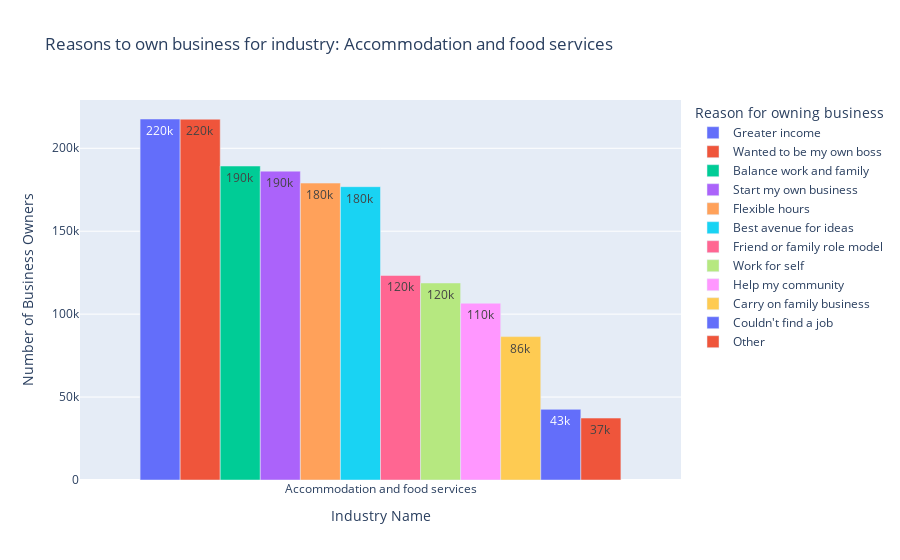
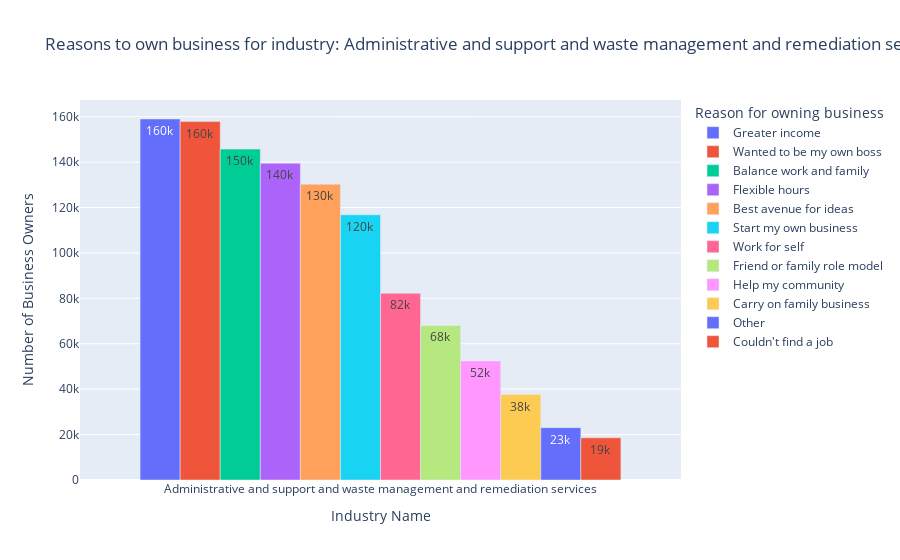
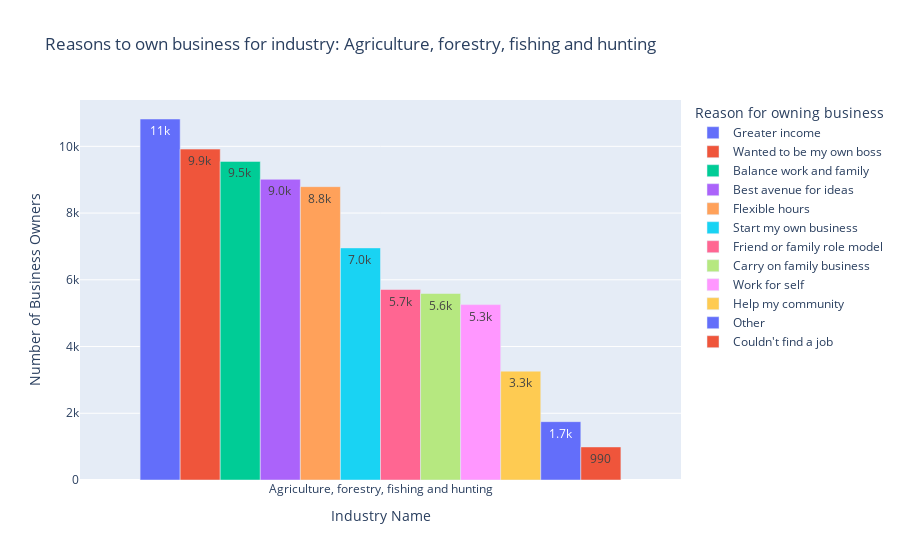
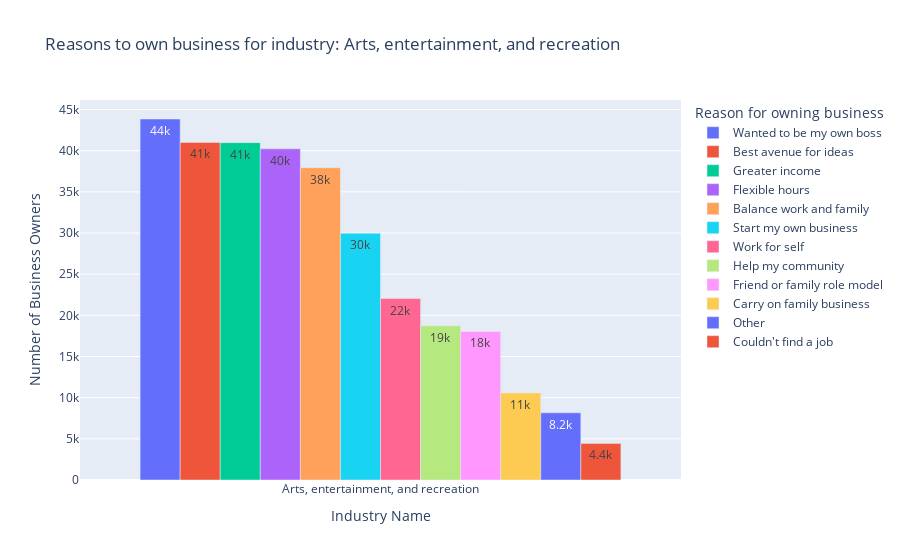

These figures' notebook cell, in order:
### Code cell
#plot each industry as its own bar chart
cols = df.columns
print(type(cols))

cols_list = [x for x in cols]
count = 0

for i in df.index:
    tempdf = df[df.index == i]
    #print(type(tempdf))
    tempdf=tempdf.sort_values(by=i,axis=1,ascending=False)
    #print(tempdf)
    fig = px.bar(tempdf, title=f"Reasons to own business for industry: {i}",text_auto = '.2s',barmode='group', 
                 labels={"NAICS2017_LABEL":"Industry Name", "OWNCHAR_LABEL":"Reason for owning business","value":"Number of Business Owners"})
    # fig.update_layout(barmode='group', xaxis={'categoryorder':'total descending'})
    if(count < 3):
        filename = "../images/ReasonToOwnBusinessSingle"
        filename = filename + str(count) + ".png"
        #fig.write_image(filename,format='png',engine='kaleido')
    count +=1
    fig.show()

### Figure 1 — Plotly figure (JSON) as saved in the notebook; plotly's stock layout.template omitted (floating-point values rounded to 4 significant figures)
{"data": [{"alignmentgroup": "True", "hovertemplate": "Reason for owning business=Greater income<br>Industry Name=%{x}<br>Number of Business Owners=%{y}<extra></extra>", "legendgroup": "Greater income", "marker": {"color": "#636efa", "pattern": {"shape": ""}}, "name": "Greater income", "offsetgroup": "Greater income", "orientation": "v", "showlegend": true, "textposition": "auto", "texttemplate": "%{y:.2s}", "type": "bar", "x": ["Accommodation and food services"], "xaxis": "x", "y": [217657], "yaxis": "y"}, {"alignmentgroup": "True", "hovertemplate": "Reason for owning business=Wanted to be my own boss<br>Industry Name=%{x}<br>Number of Business Owners=%{y}<extra></extra>", "legendgroup": "Wanted to be my own boss", "marker": {"color": "#EF553B", "pattern": {"shape": ""}}, "name": "Wanted to be my own boss", "offsetgroup": "Wanted to be my own boss", "orientation": "v", "showlegend": true, "textposition": "auto", "texttemplate": "%{y:.2s}", "type": "bar", "x": ["Accommodation and food services"], "xaxis": "x", "y": [217539], "yaxis": "y"}, {"alignmentgroup": "True", "hovertemplate": "Reason for owning business=Balance work and family<br>Industry Name=%{x}<br>Number of Business Owners=%{y}<extra></extra>", "legendgroup": "Balance work and family", "marker": {"color": "#00cc96", "pattern": {"shape": ""}}, "name": "Balance work and family", "offsetgroup": "Balance work and family", "orientation": "v", "showlegend": true, "textposition": "auto", "texttemplate": "%{y:.2s}", "type": "bar", "x": ["Accommodation and food services"], "xaxis": "x", "y": [189302], "yaxis": "y"}, {"alignmentgroup": "True", "hovertemplate": "Reason for owning business=Start my own business<br>Industry Name=%{x}<br>Number of Business Owners=%{y}<extra></extra>", "legendgroup": "Start my own business", "marker": {"color": "#ab63fa", "pattern": {"shape": ""}}, "name": "Start my own business", "offsetgroup": "Start my own business", "orientation": "v", "showlegend": true, "textposition": "auto", "texttemplate": "%{y:.2s}", "type": "bar", "x": ["Accommodation and food services"], "xaxis": "x", "y": [186227], "yaxis": "y"}, {"alignmentgroup": "True", "hovertemplate": "Reason for owning business=Flexible hours<br>Industry Name=%{x}<br>Number of Business Owners=%{y}<extra></extra>", "legendgroup": "Flexible hours", "marker": {"color": "#FFA15A", "pattern": {"shape": ""}}, "name": "Flexible hours", "offsetgroup": "Flexible hours", "orientation": "v", "showlegend": true, "textposition": "auto", "texttemplate": "%{y:.2s}", "type": "bar", "x": ["Accommodation and food services"], "xaxis": "x", "y": [179016], "yaxis": "y"}, {"alignmentgroup": "True", "hovertemplate": "Reason for owning business=Best avenue for ideas<br>Industry Name=%{x}<br>Number of Business Owners=%{y}<extra></extra>", "legendgroup": "Best avenue for ideas", "marker": {"color": "#19d3f3", "pattern": {"shape": ""}}, "name": "Best avenue for ideas", "offsetgroup": "Best avenue for ideas", "orientation": "v", "showlegend": true, "textposition": "auto", "texttemplate": "%{y:.2s}", "type": "bar", "x": ["Accommodation and food services"], "xaxis": "x", "y": [176850], "yaxis": "y"}, {"alignmentgroup": "True", "hovertemplate": "Reason for owning business=Friend or family role model<br>Industry Name=%{x}<br>Number of Business Owners=%{y}<extra></extra>", "legendgroup": "Friend or family role model", "marker": {"color": "#FF6692", "pattern": {"shape": ""}}, "name": "Friend or family role model", "offsetgroup": "Friend or family role model", "orientation": "v", "showlegend": true, "textposition": "auto", "texttemplate": "%{y:.2s}", "type": "bar", "x": ["Accommodation and food services"], "xaxis": "x", "y": [123323], "yaxis": "y"}, {"alignmentgroup": "True", "hovertemplate": "Reason for owning business=Work for self<br>Industry Name=%{x}<br>Number of Business Owners=%{y}<extra></extra>", "legendgroup": "Work for self", "marker": {"color": "#B6E880", "pattern": {"shape": ""}}, "name": "Work for self", "offsetgroup": "Work for self", "orientation": "v", "showlegend": true, "textposition": "auto", "texttemplate": "%{y:.2s}", "type": "bar", "x": ["Accommodation and food services"], "xaxis": "x", "y": [118796], "yaxis": "y"}, {"alignmentgroup": "True", "hovertemplate": "Reason for owning business=Help my community<br>Industry Name=%{x}<br>Number of Business Owners=%{y}<extra></extra>", "legendgroup": "Help my community", "marker": {"color": "#FF97FF", "pattern": {"shape": ""}}, "name": "Help my community", "offsetgroup": "Help my community", "orientation": "v", "showlegend": true, "textposition": "auto", "texttemplate": "%{y:.2s}", "type": "bar", "x": ["Accommodation and food services"], "xaxis": "x", "y": [106602], "yaxis": "y"}, {"alignmentgroup": "True", "hovertemplate": "Reason for owning business=Carry on family business<br>Industry Name=%{x}<br>Number of Business Owners=%{y}<extra></extra>", "legendgroup": "Carry on family business", "marker": {"color": "#FECB52", "pattern": {"shape": ""}}, "name": "Carry on family business", "offsetgroup": "Carry on family business", "orientation": "v", "showlegend": true, "textposition": "auto", "texttemplate": "%{y:.2s}", "type": "bar", "x": ["Accommodation and food services"], "xaxis": "x", "y": [86454], "yaxis": "y"}, {"alignmentgroup": "True", "hovertemplate": "Reason for owning business=Couldn't find a job<br>Industry Name=%{x}<br>Number of Business Owners=%{y}<extra></extra>", "legendgroup": "Couldn't find a job", "marker": {"color": "#636efa", "pattern": {"shape": ""}}, "name": "Couldn't find a job", "offsetgroup": "Couldn't find a job", "orientation": "v", "showlegend": true, "textposition": "auto", "texttemplate": "%{y:.2s}", "type": "bar", "x": ["Accommodation and food services"], "xaxis": "x", "y": [42601], "yaxis": "y"}, {"alignmentgroup": "True", "hovertemplate": "Reason for owning business=Other<br>Industry Name=%{x}<br>Number of Business Owners=%{y}<extra></extra>", "legendgroup": "Other", "marker": {"color": "#EF553B", "pattern": {"shape": ""}}, "name": "Other", "offsetgroup": "Other", "orientation": "v", "showlegend": true, "textposition": "auto", "texttemplate": "%{y:.2s}", "type": "bar", "x": ["Accommodation and food services"], "xaxis": "x", "y": [37342], "yaxis": "y"}], "layout": {"barmode": "group", "legend": {"title": {"text": "Reason for owning business"}, "tracegroupgap": 0}, "title": {"text": "Reasons to own business for industry: Accommodation and food services"}, "xaxis": {"anchor": "y", "domain": [0, 1], "title": {"text": "Industry Name"}}, "yaxis": {"anchor": "x", "domain": [0, 1], "title": {"text": "Number of Business Owners"}}}}

### Figure 2 — Plotly figure (JSON) as saved in the notebook; plotly's stock layout.template omitted (floating-point values rounded to 4 significant figures)
{"data": [{"alignmentgroup": "True", "hovertemplate": "Reason for owning business=Greater income<br>Industry Name=%{x}<br>Number of Business Owners=%{y}<extra></extra>", "legendgroup": "Greater income", "marker": {"color": "#636efa", "pattern": {"shape": ""}}, "name": "Greater income", "offsetgroup": "Greater income", "orientation": "v", "showlegend": true, "textposition": "auto", "texttemplate": "%{y:.2s}", "type": "bar", "x": ["Administrative and support and waste management and remediation services"], "xaxis": "x", "y": [158977], "yaxis": "y"}, {"alignmentgroup": "True", "hovertemplate": "Reason for owning business=Wanted to be my own boss<br>Industry Name=%{x}<br>Number of Business Owners=%{y}<extra></extra>", "legendgroup": "Wanted to be my own boss", "marker": {"color": "#EF553B", "pattern": {"shape": ""}}, "name": "Wanted to be my own boss", "offsetgroup": "Wanted to be my own boss", "orientation": "v", "showlegend": true, "textposition": "auto", "texttemplate": "%{y:.2s}", "type": "bar", "x": ["Administrative and support and waste management and remediation services"], "xaxis": "x", "y": [157823], "yaxis": "y"}, {"alignmentgroup": "True", "hovertemplate": "Reason for owning business=Balance work and family<br>Industry Name=%{x}<br>Number of Business Owners=%{y}<extra></extra>", "legendgroup": "Balance work and family", "marker": {"color": "#00cc96", "pattern": {"shape": ""}}, "name": "Balance work and family", "offsetgroup": "Balance work and family", "orientation": "v", "showlegend": true, "textposition": "auto", "texttemplate": "%{y:.2s}", "type": "bar", "x": ["Administrative and support and waste management and remediation services"], "xaxis": "x", "y": [145728], "yaxis": "y"}, {"alignmentgroup": "True", "hovertemplate": "Reason for owning business=Flexible hours<br>Industry Name=%{x}<br>Number of Business Owners=%{y}<extra></extra>", "legendgroup": "Flexible hours", "marker": {"color": "#ab63fa", "pattern": {"shape": ""}}, "name": "Flexible hours", "offsetgroup": "Flexible hours", "orientation": "v", "showlegend": true, "textposition": "auto", "texttemplate": "%{y:.2s}", "type": "bar", "x": ["Administrative and support and waste management and remediation services"], "xaxis": "x", "y": [139506], "yaxis": "y"}, {"alignmentgroup": "True", "hovertemplate": "Reason for owning business=Best avenue for ideas<br>Industry Name=%{x}<br>Number of Business Owners=%{y}<extra></extra>", "legendgroup": "Best avenue for ideas", "marker": {"color": "#FFA15A", "pattern": {"shape": ""}}, "name": "Best avenue for ideas", "offsetgroup": "Best avenue for ideas", "orientation": "v", "showlegend": true, "textposition": "auto", "texttemplate": "%{y:.2s}", "type": "bar", "x": ["Administrative and support and waste management and remediation services"], "xaxis": "x", "y": [130290], "yaxis": "y"}, {"alignmentgroup": "True", "hovertemplate": "Reason for owning business=Start my own business<br>Industry Name=%{x}<br>Number of Business Owners=%{y}<extra></extra>", "legendgroup": "Start my own business", "marker": {"color": "#19d3f3", "pattern": {"shape": ""}}, "name": "Start my own business", "offsetgroup": "Start my own business", "orientation": "v", "showlegend": true, "textposition": "auto", "texttemplate": "%{y:.2s}", "type": "bar", "x": ["Administrative and support and waste management and remediation services"], "xaxis": "x", "y": [116772], "yaxis": "y"}, {"alignmentgroup": "True", "hovertemplate": "Reason for owning business=Work for self<br>Industry Name=%{x}<br>Number of Business Owners=%{y}<extra></extra>", "legendgroup": "Work for self", "marker": {"color": "#FF6692", "pattern": {"shape": ""}}, "name": "Work for self", "offsetgroup": "Work for self", "orientation": "v", "showlegend": true, "textposition": "auto", "texttemplate": "%{y:.2s}", "type": "bar", "x": ["Administrative and support and waste management and remediation services"], "xaxis": "x", "y": [82224], "yaxis": "y"}, {"alignmentgroup": "True", "hovertemplate": "Reason for owning business=Friend or family role model<br>Industry Name=%{x}<br>Number of Business Owners=%{y}<extra></extra>", "legendgroup": "Friend or family role model", "marker": {"color": "#B6E880", "pattern": {"shape": ""}}, "name": "Friend or family role model", "offsetgroup": "Friend or family role model", "orientation": "v", "showlegend": true, "textposition": "auto", "texttemplate": "%{y:.2s}", "type": "bar", "x": ["Administrative and support and waste management and remediation services"], "xaxis": "x", "y": [68044], "yaxis": "y"}, {"alignmentgroup": "True", "hovertemplate": "Reason for owning business=Help my community<br>Industry Name=%{x}<br>Number of Business Owners=%{y}<extra></extra>", "legendgroup": "Help my community", "marker": {"color": "#FF97FF", "pattern": {"shape": ""}}, "name": "Help my community", "offsetgroup": "Help my community", "orientation": "v", "showlegend": true, "textposition": "auto", "texttemplate": "%{y:.2s}", "type": "bar", "x": ["Administrative and support and waste management and remediation services"], "xaxis": "x", "y": [52441], "yaxis": "y"}, {"alignmentgroup": "True", "hovertemplate": "Reason for owning business=Carry on family business<br>Industry Name=%{x}<br>Number of Business Owners=%{y}<extra></extra>", "legendgroup": "Carry on family business", "marker": {"color": "#FECB52", "pattern": {"shape": ""}}, "name": "Carry on family business", "offsetgroup": "Carry on family business", "orientation": "v", "showlegend": true, "textposition": "auto", "texttemplate": "%{y:.2s}", "type": "bar", "x": ["Administrative and support and waste management and remediation services"], "xaxis": "x", "y": [37625], "yaxis": "y"}, {"alignmentgroup": "True", "hovertemplate": "Reason for owning business=Other<br>Industry Name=%{x}<br>Number of Business Owners=%{y}<extra></extra>", "legendgroup": "Other", "marker": {"color": "#636efa", "pattern": {"shape": ""}}, "name": "Other", "offsetgroup": "Other", "orientation": "v", "showlegend": true, "textposition": "auto", "texttemplate": "%{y:.2s}", "type": "bar", "x": ["Administrative and support and waste management and remediation services"], "xaxis": "x", "y": [23060], "yaxis": "y"}, {"alignmentgroup": "True", "hovertemplate": "Reason for owning business=Couldn't find a job<br>Industry Name=%{x}<br>Number of Business Owners=%{y}<extra></extra>", "legendgroup": "Couldn't find a job", "marker": {"color": "#EF553B", "pattern": {"shape": ""}}, "name": "Couldn't find a job", "offsetgroup": "Couldn't find a job", "orientation": "v", "showlegend": true, "textposition": "auto", "texttemplate": "%{y:.2s}", "type": "bar", "x": ["Administrative and support and waste management and remediation services"], "xaxis": "x", "y": [18578], "yaxis": "y"}], "layout": {"barmode": "group", "legend": {"title": {"text": "Reason for owning business"}, "tracegroupgap": 0}, "title": {"text": "Reasons to own business for industry: Administrative and support and waste management and remediation services"}, "xaxis": {"anchor": "y", "domain": [0, 1], "title": {"text": "Industry Name"}}, "yaxis": {"anchor": "x", "domain": [0, 1], "title": {"text": "Number of Business Owners"}}}}

### Figure 3 — Plotly figure (JSON) as saved in the notebook; plotly's stock layout.template omitted (floating-point values rounded to 4 significant figures)
{"data": [{"alignmentgroup": "True", "hovertemplate": "Reason for owning business=Greater income<br>Industry Name=%{x}<br>Number of Business Owners=%{y}<extra></extra>", "legendgroup": "Greater income", "marker": {"color": "#636efa", "pattern": {"shape": ""}}, "name": "Greater income", "offsetgroup": "Greater income", "orientation": "v", "showlegend": true, "textposition": "auto", "texttemplate": "%{y:.2s}", "type": "bar", "x": ["Agriculture, forestry, fishing and hunting"], "xaxis": "x", "y": [10819], "yaxis": "y"}, {"alignmentgroup": "True", "hovertemplate": "Reason for owning business=Wanted to be my own boss<br>Industry Name=%{x}<br>Number of Business Owners=%{y}<extra></extra>", "legendgroup": "Wanted to be my own boss", "marker": {"color": "#EF553B", "pattern": {"shape": ""}}, "name": "Wanted to be my own boss", "offsetgroup": "Wanted to be my own boss", "orientation": "v", "showlegend": true, "textposition": "auto", "texttemplate": "%{y:.2s}", "type": "bar", "x": ["Agriculture, forestry, fishing and hunting"], "xaxis": "x", "y": [9917], "yaxis": "y"}, {"alignmentgroup": "True", "hovertemplate": "Reason for owning business=Balance work and family<br>Industry Name=%{x}<br>Number of Business Owners=%{y}<extra></extra>", "legendgroup": "Balance work and family", "marker": {"color": "#00cc96", "pattern": {"shape": ""}}, "name": "Balance work and family", "offsetgroup": "Balance work and family", "orientation": "v", "showlegend": true, "textposition": "auto", "texttemplate": "%{y:.2s}", "type": "bar", "x": ["Agriculture, forestry, fishing and hunting"], "xaxis": "x", "y": [9549], "yaxis": "y"}, {"alignmentgroup": "True", "hovertemplate": "Reason for owning business=Best avenue for ideas<br>Industry Name=%{x}<br>Number of Business Owners=%{y}<extra></extra>", "legendgroup": "Best avenue for ideas", "marker": {"color": "#ab63fa", "pattern": {"shape": ""}}, "name": "Best avenue for ideas", "offsetgroup": "Best avenue for ideas", "orientation": "v", "showlegend": true, "textposition": "auto", "texttemplate": "%{y:.2s}", "type": "bar", "x": ["Agriculture, forestry, fishing and hunting"], "xaxis": "x", "y": [9012], "yaxis": "y"}, {"alignmentgroup": "True", "hovertemplate": "Reason for owning business=Flexible hours<br>Industry Name=%{x}<br>Number of Business Owners=%{y}<extra></extra>", "legendgroup": "Flexible hours", "marker": {"color": "#FFA15A", "pattern": {"shape": ""}}, "name": "Flexible hours", "offsetgroup": "Flexible hours", "orientation": "v", "showlegend": true, "textposition": "auto", "texttemplate": "%{y:.2s}", "type": "bar", "x": ["Agriculture, forestry, fishing and hunting"], "xaxis": "x", "y": [8791], "yaxis": "y"}, {"alignmentgroup": "True", "hovertemplate": "Reason for owning business=Start my own business<br>Industry Name=%{x}<br>Number of Business Owners=%{y}<extra></extra>", "legendgroup": "Start my own business", "marker": {"color": "#19d3f3", "pattern": {"shape": ""}}, "name": "Start my own business", "offsetgroup": "Start my own business", "orientation": "v", "showlegend": true, "textposition": "auto", "texttemplate": "%{y:.2s}", "type": "bar", "x": ["Agriculture, forestry, fishing and hunting"], "xaxis": "x", "y": [6956], "yaxis": "y"}, {"alignmentgroup": "True", "hovertemplate": "Reason for owning business=Friend or family role model<br>Industry Name=%{x}<br>Number of Business Owners=%{y}<extra></extra>", "legendgroup": "Friend or family role model", "marker": {"color": "#FF6692", "pattern": {"shape": ""}}, "name": "Friend or family role model", "offsetgroup": "Friend or family role model", "orientation": "v", "showlegend": true, "textposition": "auto", "texttemplate": "%{y:.2s}", "type": "bar", "x": ["Agriculture, forestry, fishing and hunting"], "xaxis": "x", "y": [5709], "yaxis": "y"}, {"alignmentgroup": "True", "hovertemplate": "Reason for owning business=Carry on family business<br>Industry Name=%{x}<br>Number of Business Owners=%{y}<extra></extra>", "legendgroup": "Carry on family business", "marker": {"color": "#B6E880", "pattern": {"shape": ""}}, "name": "Carry on family business", "offsetgroup": "Carry on family business", "orientation": "v", "showlegend": true, "textposition": "auto", "texttemplate": "%{y:.2s}", "type": "bar", "x": ["Agriculture, forestry, fishing and hunting"], "xaxis": "x", "y": [5589], "yaxis": "y"}, {"alignmentgroup": "True", "hovertemplate": "Reason for owning business=Work for self<br>Industry Name=%{x}<br>Number of Business Owners=%{y}<extra></extra>", "legendgroup": "Work for self", "marker": {"color": "#FF97FF", "pattern": {"shape": ""}}, "name": "Work for self", "offsetgroup": "Work for self", "orientation": "v", "showlegend": true, "textposition": "auto", "texttemplate": "%{y:.2s}", "type": "bar", "x": ["Agriculture, forestry, fishing and hunting"], "xaxis": "x", "y": [5256], "yaxis": "y"}, {"alignmentgroup": "True", "hovertemplate": "Reason for owning business=Help my community<br>Industry Name=%{x}<br>Number of Business Owners=%{y}<extra></extra>", "legendgroup": "Help my community", "marker": {"color": "#FECB52", "pattern": {"shape": ""}}, "name": "Help my community", "offsetgroup": "Help my community", "orientation": "v", "showlegend": true, "textposition": "auto", "texttemplate": "%{y:.2s}", "type": "bar", "x": ["Agriculture, forestry, fishing and hunting"], "xaxis": "x", "y": [3262], "yaxis": "y"}, {"alignmentgroup": "True", "hovertemplate": "Reason for owning business=Other<br>Industry Name=%{x}<br>Number of Business Owners=%{y}<extra></extra>", "legendgroup": "Other", "marker": {"color": "#636efa", "pattern": {"shape": ""}}, "name": "Other", "offsetgroup": "Other", "orientation": "v", "showlegend": true, "textposition": "auto", "texttemplate": "%{y:.2s}", "type": "bar", "x": ["Agriculture, forestry, fishing and hunting"], "xaxis": "x", "y": [1748], "yaxis": "y"}, {"alignmentgroup": "True", "hovertemplate": "Reason for owning business=Couldn't find a job<br>Industry Name=%{x}<br>Number of Business Owners=%{y}<extra></extra>", "legendgroup": "Couldn't find a job", "marker": {"color": "#EF553B", "pattern": {"shape": ""}}, "name": "Couldn't find a job", "offsetgroup": "Couldn't find a job", "orientation": "v", "showlegend": true, "textposition": "auto", "texttemplate": "%{y:.2s}", "type": "bar", "x": ["Agriculture, forestry, fishing and hunting"], "xaxis": "x", "y": [991], "yaxis": "y"}], "layout": {"barmode": "group", "legend": {"title": {"text": "Reason for owning business"}, "tracegroupgap": 0}, "title": {"text": "Reasons to own business for industry: Agriculture, forestry, fishing and hunting"}, "xaxis": {"anchor": "y", "domain": [0, 1], "title": {"text": "Industry Name"}}, "yaxis": {"anchor": "x", "domain": [0, 1], "title": {"text": "Number of Business Owners"}}}}

### Figure 4 — Plotly figure (JSON) as saved in the notebook; plotly's stock layout.template omitted (floating-point values rounded to 4 significant figures)
{"data": [{"alignmentgroup": "True", "hovertemplate": "Reason for owning business=Wanted to be my own boss<br>Industry Name=%{x}<br>Number of Business Owners=%{y}<extra></extra>", "legendgroup": "Wanted to be my own boss", "marker": {"color": "#636efa", "pattern": {"shape": ""}}, "name": "Wanted to be my own boss", "offsetgroup": "Wanted to be my own boss", "orientation": "v", "showlegend": true, "textposition": "auto", "texttemplate": "%{y:.2s}", "type": "bar", "x": ["Arts, entertainment, and recreation"], "xaxis": "x", "y": [43850], "yaxis": "y"}, {"alignmentgroup": "True", "hovertemplate": "Reason for owning business=Best avenue for ideas<br>Industry Name=%{x}<br>Number of Business Owners=%{y}<extra></extra>", "legendgroup": "Best avenue for ideas", "marker": {"color": "#EF553B", "pattern": {"shape": ""}}, "name": "Best avenue for ideas", "offsetgroup": "Best avenue for ideas", "orientation": "v", "showlegend": true, "textposition": "auto", "texttemplate": "%{y:.2s}", "type": "bar", "x": ["Arts, entertainment, and recreation"], "xaxis": "x", "y": [41007], "yaxis": "y"}, {"alignmentgroup": "True", "hovertemplate": "Reason for owning business=Greater income<br>Industry Name=%{x}<br>Number of Business Owners=%{y}<extra></extra>", "legendgroup": "Greater income", "marker": {"color": "#00cc96", "pattern": {"shape": ""}}, "name": "Greater income", "offsetgroup": "Greater income", "orientation": "v", "showlegend": true, "textposition": "auto", "texttemplate": "%{y:.2s}", "type": "bar", "x": ["Arts, entertainment, and recreation"], "xaxis": "x", "y": [40979], "yaxis": "y"}, {"alignmentgroup": "True", "hovertemplate": "Reason for owning business=Flexible hours<br>Industry Name=%{x}<br>Number of Business Owners=%{y}<extra></extra>", "legendgroup": "Flexible hours", "marker": {"color": "#ab63fa", "pattern": {"shape": ""}}, "name": "Flexible hours", "offsetgroup": "Flexible hours", "orientation": "v", "showlegend": true, "textposition": "auto", "texttemplate": "%{y:.2s}", "type": "bar", "x": ["Arts, entertainment, and recreation"], "xaxis": "x", "y": [40228], "yaxis": "y"}, {"alignmentgroup": "True", "hovertemplate": "Reason for owning business=Balance work and family<br>Industry Name=%{x}<br>Number of Business Owners=%{y}<extra></extra>", "legendgroup": "Balance work and family", "marker": {"color": "#FFA15A", "pattern": {"shape": ""}}, "name": "Balance work and family", "offsetgroup": "Balance work and family", "orientation": "v", "showlegend": true, "textposition": "auto", "texttemplate": "%{y:.2s}", "type": "bar", "x": ["Arts, entertainment, and recreation"], "xaxis": "x", "y": [37927], "yaxis": "y"}, {"alignmentgroup": "True", "hovertemplate": "Reason for owning business=Start my own business<br>Industry Name=%{x}<br>Number of Business Owners=%{y}<extra></extra>", "legendgroup": "Start my own business", "marker": {"color": "#19d3f3", "pattern": {"shape": ""}}, "name": "Start my own business", "offsetgroup": "Start my own business", "orientation": "v", "showlegend": true, "textposition": "auto", "texttemplate": "%{y:.2s}", "type": "bar", "x": ["Arts, entertainment, and recreation"], "xaxis": "x", "y": [29980], "yaxis": "y"}, {"alignmentgroup": "True", "hovertemplate": "Reason for owning business=Work for self<br>Industry Name=%{x}<br>Number of Business Owners=%{y}<extra></extra>", "legendgroup": "Work for self", "marker": {"color": "#FF6692", "pattern": {"shape": ""}}, "name": "Work for self", "offsetgroup": "Work for self", "orientation": "v", "showlegend": true, "textposition": "auto", "texttemplate": "%{y:.2s}", "type": "bar", "x": ["Arts, entertainment, and recreation"], "xaxis": "x", "y": [22042], "yaxis": "y"}, {"alignmentgroup": "True", "hovertemplate": "Reason for owning business=Help my community<br>Industry Name=%{x}<br>Number of Business Owners=%{y}<extra></extra>", "legendgroup": "Help my community", "marker": {"color": "#B6E880", "pattern": {"shape": ""}}, "name": "Help my community", "offsetgroup": "Help my community", "orientation": "v", "showlegend": true, "textposition": "auto", "texttemplate": "%{y:.2s}", "type": "bar", "x": ["Arts, entertainment, and recreation"], "xaxis": "x", "y": [18726], "yaxis": "y"}, {"alignmentgroup": "True", "hovertemplate": "Reason for owning business=Friend or family role model<br>Industry Name=%{x}<br>Number of Business Owners=%{y}<extra></extra>", "legendgroup": "Friend or family role model", "marker": {"color": "#FF97FF", "pattern": {"shape": ""}}, "name": "Friend or family role model", "offsetgroup": "Friend or family role model", "orientation": "v", "showlegend": true, "textposition": "auto", "texttemplate": "%{y:.2s}", "type": "bar", "x": ["Arts, entertainment, and recreation"], "xaxis": "x", "y": [18043], "yaxis": "y"}, {"alignmentgroup": "True", "hovertemplate": "Reason for owning business=Carry on family business<br>Industry Name=%{x}<br>Number of Business Owners=%{y}<extra></extra>", "legendgroup": "Carry on family business", "marker": {"color": "#FECB52", "pattern": {"shape": ""}}, "name": "Carry on family business", "offsetgroup": "Carry on family business", "orientation": "v", "showlegend": true, "textposition": "auto", "texttemplate": "%{y:.2s}", "type": "bar", "x": ["Arts, entertainment, and recreation"], "xaxis": "x", "y": [10580], "yaxis": "y"}, {"alignmentgroup": "True", "hovertemplate": "Reason for owning business=Other<br>Industry Name=%{x}<br>Number of Business Owners=%{y}<extra></extra>", "legendgroup": "Other", "marker": {"color": "#636efa", "pattern": {"shape": ""}}, "name": "Other", "offsetgroup": "Other", "orientation": "v", "showlegend": true, "textposition": "auto", "texttemplate": "%{y:.2s}", "type": "bar", "x": ["Arts, entertainment, and recreation"], "xaxis": "x", "y": [8163], "yaxis": "y"}, {"alignmentgroup": "True", "hovertemplate": "Reason for owning business=Couldn't find a job<br>Industry Name=%{x}<br>Number of Business Owners=%{y}<extra></extra>", "legendgroup": "Couldn't find a job", "marker": {"color": "#EF553B", "pattern": {"shape": ""}}, "name": "Couldn't find a job", "offsetgroup": "Couldn't find a job", "orientation": "v", "showlegend": true, "textposition": "auto", "texttemplate": "%{y:.2s}", "type": "bar", "x": ["Arts, entertainment, and recreation"], "xaxis": "x", "y": [4448], "yaxis": "y"}], "layout": {"barmode": "group", "legend": {"title": {"text": "Reason for owning business"}, "tracegroupgap": 0}, "title": {"text": "Reasons to own business for industry: Arts, entertainment, and recreation"}, "xaxis": {"anchor": "y", "domain": [0, 1], "title": {"text": "Industry Name"}}, "yaxis": {"anchor": "x", "domain": [0, 1], "title": {"text": "Number of Business Owners"}}}}
